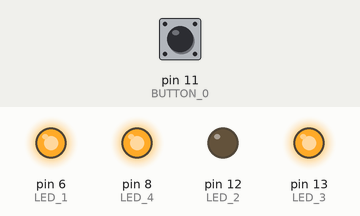
Simulated run of this sketch. Board: Arduino Uno, built with avr-gcc and run on an emulated ATmega328P. Shown: output pins drawn as LEDs (lit = HIGH). The test bench sets the inputs (shaded band); at power-on: pin 11 (BUTTON_0) HIGH. Random numbers use the default seed unless the sketch sets one.

Above: at 2.8 s.
2.9 s: pin 11 (BUTTON_0) pulled LOW for 0.15 s
At 4.1 s:
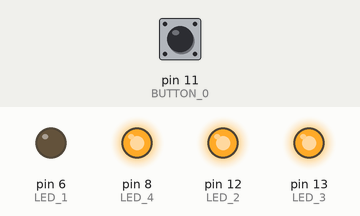
4.5 s: pin 11 (BUTTON_0) pulled LOW for 1 s
At 4.65 s:
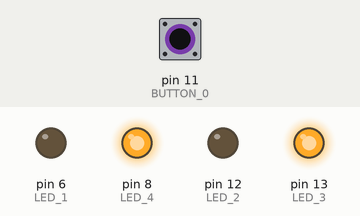
7.5 s: pin 11 (BUTTON_0) pulled LOW for 3.2 s
Timing chart, 0 to 10.5 s (numbered marks = the images above; inputs shaded):
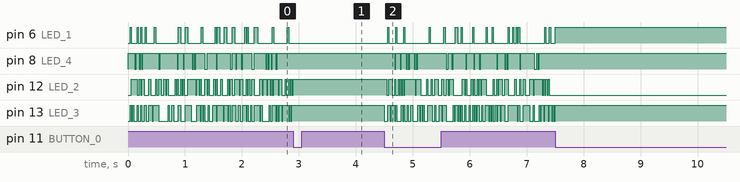

The sketch:

Nicer_Dice_code.ino
```cpp
int spots = 0;
int outpin = 0;
long ignore = 0;

const int LED_3 = 13;
const int LED_2 = 12;
const int LED_1 = 6;
const int LED_4 = 8;
const int BUTTON_0 = 11;

void setup() {
  pinMode(BUTTON_0, INPUT_PULLUP);
  pinMode(LED_1, OUTPUT);
  pinMode(LED_2, OUTPUT);
  pinMode(LED_3, OUTPUT);
  pinMode(LED_4, OUTPUT);
  ignore = 2000 + millis();

//  Serial.begin(9600);
}

void loop() {
//  for (outpin = 1; outpin < 5; outpin++) {
//    digitalWrite(outpin, LOW);
//  }
  digitalWrite(LED_1, LOW);
  digitalWrite(LED_2, LOW);
  digitalWrite(LED_3, LOW);
  digitalWrite(LED_4, LOW);

  spots = random(1, 7);

//  Serial.println(spots);

  if (spots == 6) {
    digitalWrite(LED_1, HIGH);
  }

  if (spots == 1 || spots == 3 || spots == 5) {
    digitalWrite(LED_2, HIGH);
  }
  if (spots > 3) {
    digitalWrite(LED_3, HIGH);
  }
  if (spots > 1) {
    digitalWrite(LED_4, HIGH);
  }

  delay(20);

  if (millis() > ignore && digitalRead(BUTTON_0) == LOW) {
    checkbutton();
  }
}

void checkbutton() {
  delay(50);
  while (digitalRead(BUTTON_0) == LOW) {}
  delay(50);
  while (digitalRead(BUTTON_0) == HIGH) {}
  ignore = 2000 + millis();
}
```
